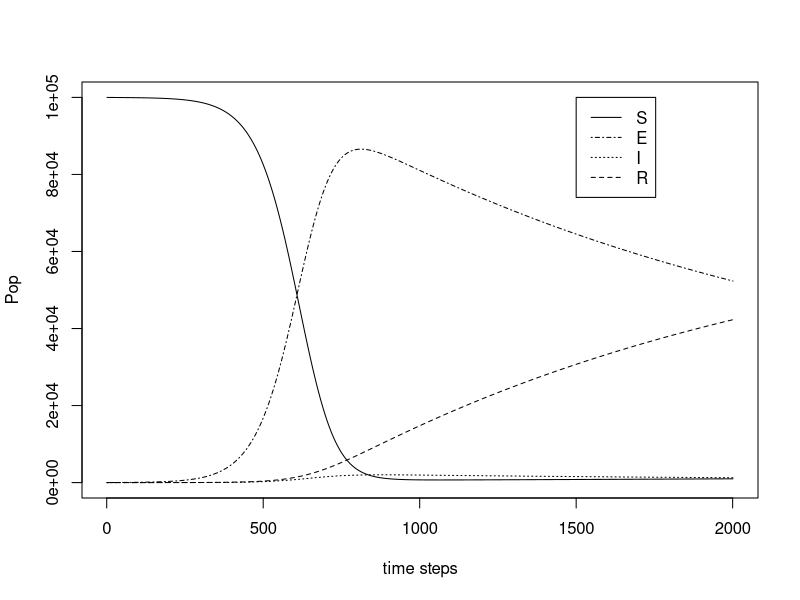
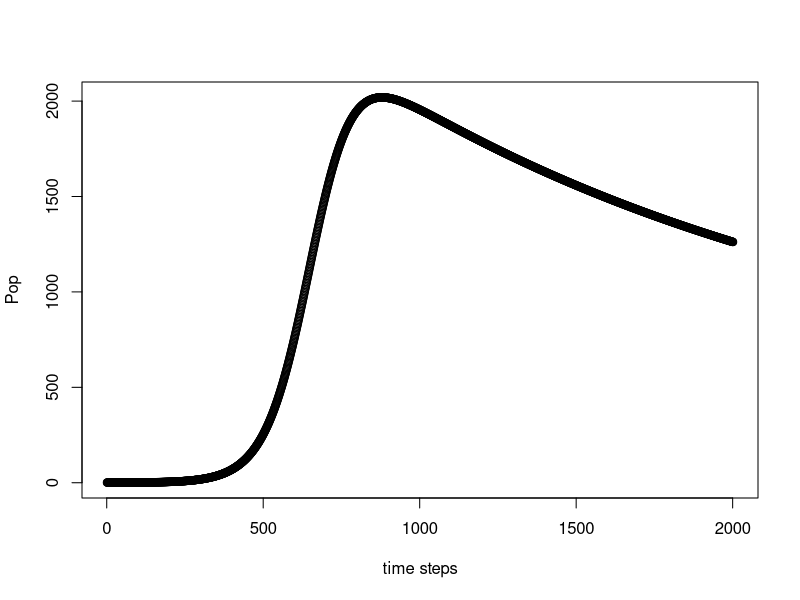

Recreate these plots in R, in order.
N = 100000
beta = 0.001
mu = 1/75
gamma = 0.05
v = 2
kappa = 0.1

time = 20
dt = 0.01

S = 99999
E = 0
I = 1
R = 0

Svec = S
Evec = E
Ivec = I
Rvec = R


for (i in 1:time){
  for (i in 1:(1/dt)){
    S = S + mu*N*dt - beta*S*I*dt - mu*S*dt
    E = E + beta*S*I*dt - gamma*E*dt - mu*E*dt
    I = I + gamma*E*dt - v*I*dt - kappa*I*dt - mu*I*dt
    R = R + v*I*dt - mu*R*dt
    Svec = c(Svec, S)
    Evec = c(Evec, E)
    Ivec = c(Ivec, I)
    Rvec = c(Rvec, R)
    N = S+E+I+R
  }
}
  
plot(Svec,lty=1,type="l",xlab="time steps",ylab="Pop",ylim=c(0,100000))
lines(Evec,lty=4)
lines(Ivec,lty=3)
lines(Rvec,lty=2)
legend(1500,100000,c("S","E","I","R"),lty=c(1,4,3,2))

plot(Ivec,lty=3,xlab="time steps",ylab="Pop")
max(Ivec)
